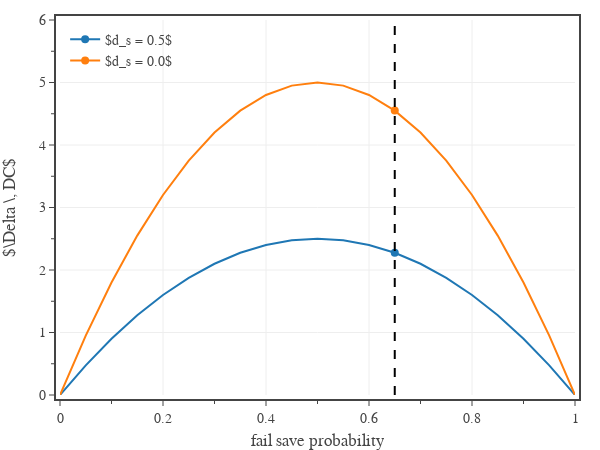

Here is the notebook cell this chart was saved with:
### Code cell
# plots the effective increase in DC from having disadvantage as a function of your chance to fail the save.

# create figure
fig = go.Figure(
    layout=go.Layout(
        template=tfb.FIG_TEMPLATE,
        xaxis=dict(
            title_text='fail save probability',
            range=[0.0, 1.0],
            tick0=0, dtick=0.2,
            minor=dict(tick0=0, dtick=0.1),
        ),
        yaxis=dict(
            title_text='$\Delta \, DC$',
            range=[0, 6],
            tick0=0, dtick=1.0,
            minor=dict(tick0=0, dtick=0.5),
        ),
        legend=dict(
            yanchor='top',  y=0.99,
            xanchor='left', x=0.01,
            orientation='h',
            tracegroupgap=0,
            bgcolor='rgba(0,0,0,0)',
            itemclick=False, 
            itemdoubleclick=False,
            entrywidthmode='fraction',
            entrywidth=0.51,
        )
    )
)

# plot data
ds = 0.5
pf_norm = 0.65
pf = np.linspace(0.0, 1.00, 21)
for ds, yp in zip([0.5, 0.0], [0.955,0.895]):
    fig.add_trace(go.Scatter(
        x=pf, 
        y=20*(save_damage_dis(pf, ds) - save_damage(pf, ds)),
        mode='lines+markers', 
        marker=dict(size=8),
        unselected=dict(marker=dict(opacity=0.0, size=0)),
        selectedpoints=[13],
        name=f'$d_s = {ds:.1f}$',
        hovertemplate=
                'probability %{x:.2f}<br>'+
                'delta DC %{y:.1f}'+
                '<extra></extra>'
    ))


fig.add_trace(go.Scatter(
    x=2*[pf_norm], 
    y=[0,6],
    mode='lines', 
    line=dict(color='black', dash='dash'),
    showlegend=False,
    hoverinfo='skip',
))

# show figure
fig.update_layout(width=600, height=450)
fig.show(config=tfb.FIG_CONFIG)

# save figures
if SAVEFIGS:
    fig.update_layout(autosize=False, width=None, height=None)
    tfb.save_fig_html(fig, format='large', name=f'./fig-delta-dc-disadvantage-large')
    tfb.save_fig_html(fig, format='small', name=f'./fig-delta-dc-disadvantage-small')

### Figure 1 — Plotly figure (JSON) as saved in the notebook; plotly's stock layout.template omitted (floating-point values rounded to 4 significant figures)
{"data": [{"hovertemplate": "probability %{x:.2f}<br>delta DC %{y:.1f}<extra></extra>", "marker": {"size": 8}, "mode": "lines+markers", "name": "$d_s = 0.5$", "selectedpoints": [13], "type": "scatter", "unselected": {"marker": {"opacity": 0, "size": 0}}, "x": [0, 0.05, 0.1, 0.15, 0.2, 0.25, 0.3, 0.35, 0.4, 0.45, 0.5, 0.55, 0.6, 0.65, 0.7, 0.75, 0.8, 0.85, 0.9, 0.95, 1], "y": [0, 0.475, 0.9, 1.275, 1.6, 1.875, 2.1, 2.275, 2.4, 2.475, 2.5, 2.475, 2.4, 2.275, 2.1, 1.875, 1.6, 1.275, 0.9, 0.475, 0]}, {"hovertemplate": "probability %{x:.2f}<br>delta DC %{y:.1f}<extra></extra>", "marker": {"size": 8}, "mode": "lines+markers", "name": "$d_s = 0.0$", "selectedpoints": [13], "type": "scatter", "unselected": {"marker": {"opacity": 0, "size": 0}}, "x": [0, 0.05, 0.1, 0.15, 0.2, 0.25, 0.3, 0.35, 0.4, 0.45, 0.5, 0.55, 0.6, 0.65, 0.7, 0.75, 0.8, 0.85, 0.9, 0.95, 1], "y": [0, 0.95, 1.8, 2.55, 3.2, 3.75, 4.2, 4.55, 4.8, 4.95, 5, 4.95, 4.8, 4.55, 4.2, 3.75, 3.2, 2.55, 1.8, 0.95, 0]}, {"hoverinfo": "skip", "line": {"color": "black", "dash": "dash"}, "mode": "lines", "showlegend": false, "type": "scatter", "x": [0.65, 0.65], "y": [0, 6]}], "layout": {"height": 450, "legend": {"bgcolor": "rgba(0,0,0,0)", "entrywidth": 0.51, "entrywidthmode": "fraction", "itemclick": false, "itemdoubleclick": false, "orientation": "h", "tracegroupgap": 0, "x": 0.01, "xanchor": "left", "y": 0.99, "yanchor": "top"}, "width": 600, "xaxis": {"dtick": 0.2, "minor": {"dtick": 0.1, "tick0": 0}, "range": [0, 1], "tick0": 0, "title": {"text": "fail save probability"}}, "yaxis": {"dtick": 1, "minor": {"dtick": 0.5, "tick0": 0}, "range": [0, 6], "tick0": 0, "title": {"text": "$\\Delta \\, DC$"}}}}
